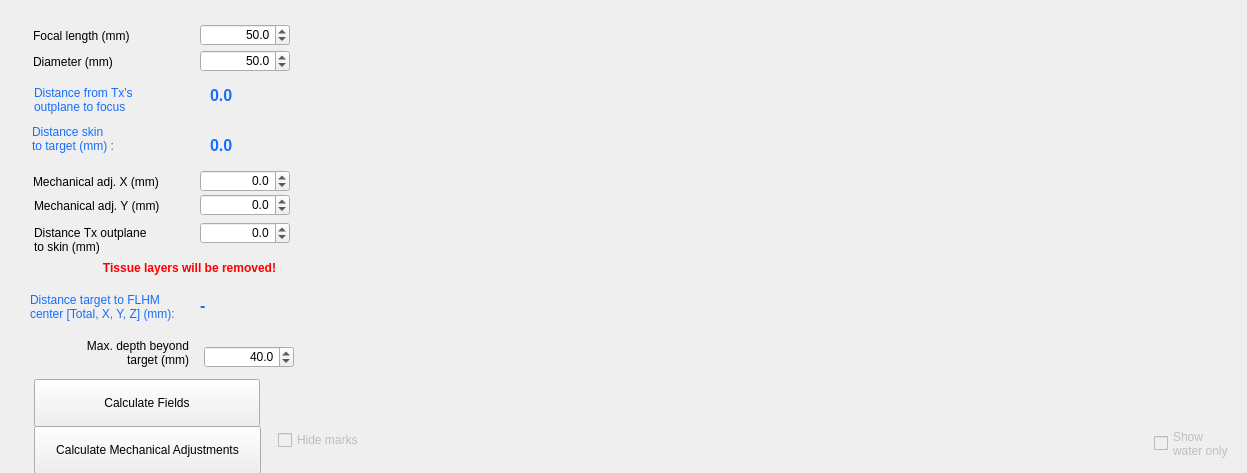
<?xml version="1.0" encoding="UTF-8"?>
<ui version="4.0">
 <class>Widget</class>
 <widget class="QWidget" name="Widget">
  <property name="geometry">
   <rect>
    <x>0</x>
    <y>0</y>
    <width>1247</width>
    <height>473</height>
   </rect>
  </property>
  <property name="windowTitle">
   <string>Widget</string>
  </property>
  <property name="styleSheet">
   <string notr="true"/>
  </property>
  <widget class="QLabel" name="label_20">
   <property name="geometry">
    <rect>
     <x>33</x>
     <y>172</y>
     <width>143</width>
     <height>20</height>
    </rect>
   </property>
   <property name="text">
    <string>Mechanical adj. X (mm)</string>
   </property>
  </widget>
  <widget class="QLabel" name="DistanceSkinLabel">
   <property name="geometry">
    <rect>
     <x>210</x>
     <y>130</y>
     <width>76</width>
     <height>31</height>
    </rect>
   </property>
   <property name="font">
    <font>
     <pointsize>12</pointsize>
     <bold>true</bold>
    </font>
   </property>
   <property name="styleSheet">
    <string notr="true">color:rgb(22, 110, 255)</string>
   </property>
   <property name="text">
    <string>0.0</string>
   </property>
   <property name="textInteractionFlags">
    <set>Qt::LinksAccessibleByMouse|Qt::TextSelectableByMouse</set>
   </property>
  </widget>
  <widget class="QLabel" name="label_21">
   <property name="geometry">
    <rect>
     <x>32</x>
     <y>120</y>
     <width>150</width>
     <height>38</height>
    </rect>
   </property>
   <property name="styleSheet">
    <string notr="true">color:rgb(22, 110, 255)</string>
   </property>
   <property name="text">
    <string>Distance skin
to target (mm) :</string>
   </property>
   <property name="indent">
    <number>0</number>
   </property>
  </widget>
  <widget class="QDoubleSpinBox" name="XMechanicSpinBox">
   <property name="geometry">
    <rect>
     <x>200</x>
     <y>170</y>
     <width>90</width>
     <height>22</height>
    </rect>
   </property>
   <property name="alignment">
    <set>Qt::AlignRight|Qt::AlignTrailing|Qt::AlignVCenter</set>
   </property>
   <property name="decimals">
    <number>1</number>
   </property>
   <property name="minimum">
    <double>-5.000000000000000</double>
   </property>
   <property name="maximum">
    <double>5.000000000000000</double>
   </property>
   <property name="singleStep">
    <double>0.100000000000000</double>
   </property>
   <property name="value">
    <double>0.000000000000000</double>
   </property>
  </widget>
  <widget class="QLabel" name="label_23">
   <property name="geometry">
    <rect>
     <x>34</x>
     <y>196</y>
     <width>143</width>
     <height>20</height>
    </rect>
   </property>
   <property name="text">
    <string>Mechanical adj. Y (mm)</string>
   </property>
  </widget>
  <widget class="QDoubleSpinBox" name="YMechanicSpinBox">
   <property name="geometry">
    <rect>
     <x>200</x>
     <y>194</y>
     <width>90</width>
     <height>22</height>
    </rect>
   </property>
   <property name="alignment">
    <set>Qt::AlignRight|Qt::AlignTrailing|Qt::AlignVCenter</set>
   </property>
   <property name="decimals">
    <number>1</number>
   </property>
   <property name="minimum">
    <double>-5.000000000000000</double>
   </property>
   <property name="maximum">
    <double>5.000000000000000</double>
   </property>
   <property name="singleStep">
    <double>0.100000000000000</double>
   </property>
   <property name="value">
    <double>0.000000000000000</double>
   </property>
  </widget>
  <widget class="QPushButton" name="CalculateAcField">
   <property name="geometry">
    <rect>
     <x>34</x>
     <y>379</y>
     <width>226</width>
     <height>48</height>
    </rect>
   </property>
   <property name="autoFillBackground">
    <bool>false</bool>
   </property>
   <property name="styleSheet">
    <string notr="true"/>
   </property>
   <property name="text">
    <string>Calculate Fields</string>
   </property>
  </widget>
  <widget class="QWidget" name="AcField_plot1" native="true">
   <property name="geometry">
    <rect>
     <x>343</x>
     <y>30</y>
     <width>868</width>
     <height>381</height>
    </rect>
   </property>
  </widget>
  <widget class="QDoubleSpinBox" name="SkinDistanceSpinBox">
   <property name="geometry">
    <rect>
     <x>200</x>
     <y>222</y>
     <width>90</width>
     <height>22</height>
    </rect>
   </property>
   <property name="alignment">
    <set>Qt::AlignRight|Qt::AlignTrailing|Qt::AlignVCenter</set>
   </property>
   <property name="decimals">
    <number>1</number>
   </property>
   <property name="minimum">
    <double>-5.000000000000000</double>
   </property>
   <property name="maximum">
    <double>5.000000000000000</double>
   </property>
   <property name="singleStep">
    <double>0.100000000000000</double>
   </property>
   <property name="value">
    <double>0.000000000000000</double>
   </property>
  </widget>
  <widget class="QLabel" name="label_24">
   <property name="geometry">
    <rect>
     <x>34</x>
     <y>224</y>
     <width>143</width>
     <height>31</height>
    </rect>
   </property>
   <property name="text">
    <string>Distance Tx outplane
to skin (mm)</string>
   </property>
  </widget>
  <widget class="QDoubleSpinBox" name="FocalLengthSpinBox">
   <property name="geometry">
    <rect>
     <x>200</x>
     <y>24</y>
     <width>90</width>
     <height>22</height>
    </rect>
   </property>
   <property name="alignment">
    <set>Qt::AlignRight|Qt::AlignTrailing|Qt::AlignVCenter</set>
   </property>
   <property name="decimals">
    <number>1</number>
   </property>
   <property name="minimum">
    <double>20.000000000000000</double>
   </property>
   <property name="maximum">
    <double>150.000000000000000</double>
   </property>
   <property name="singleStep">
    <double>0.100000000000000</double>
   </property>
   <property name="value">
    <double>50.000000000000000</double>
   </property>
  </widget>
  <widget class="QLabel" name="FocalLengthLabel">
   <property name="geometry">
    <rect>
     <x>33</x>
     <y>26</y>
     <width>143</width>
     <height>20</height>
    </rect>
   </property>
   <property name="text">
    <string>Focal length (mm)</string>
   </property>
  </widget>
  <widget class="QDoubleSpinBox" name="DiameterSpinBox">
   <property name="geometry">
    <rect>
     <x>200</x>
     <y>50</y>
     <width>90</width>
     <height>22</height>
    </rect>
   </property>
   <property name="alignment">
    <set>Qt::AlignRight|Qt::AlignTrailing|Qt::AlignVCenter</set>
   </property>
   <property name="decimals">
    <number>1</number>
   </property>
   <property name="minimum">
    <double>20.000000000000000</double>
   </property>
   <property name="maximum">
    <double>150.000000000000000</double>
   </property>
   <property name="singleStep">
    <double>0.100000000000000</double>
   </property>
   <property name="value">
    <double>50.000000000000000</double>
   </property>
  </widget>
  <widget class="QLabel" name="DiameterLabel">
   <property name="geometry">
    <rect>
     <x>33</x>
     <y>52</y>
     <width>143</width>
     <height>20</height>
    </rect>
   </property>
   <property name="text">
    <string>Diameter (mm)</string>
   </property>
  </widget>
  <widget class="QLabel" name="DistanceOutplaneLabel">
   <property name="geometry">
    <rect>
     <x>210</x>
     <y>80</y>
     <width>76</width>
     <height>31</height>
    </rect>
   </property>
   <property name="font">
    <font>
     <pointsize>12</pointsize>
     <bold>true</bold>
    </font>
   </property>
   <property name="styleSheet">
    <string notr="true">color:rgb(22, 110, 255)</string>
   </property>
   <property name="text">
    <string>0.0</string>
   </property>
   <property name="textInteractionFlags">
    <set>Qt::LinksAccessibleByMouse|Qt::TextSelectableByMouse</set>
   </property>
  </widget>
  <widget class="QLabel" name="label_26">
   <property name="geometry">
    <rect>
     <x>34</x>
     <y>74</y>
     <width>159</width>
     <height>51</height>
    </rect>
   </property>
   <property name="styleSheet">
    <string notr="true">color:rgb(22, 110, 255)</string>
   </property>
   <property name="text">
    <string>Distance from Tx's 
outplane to focus</string>
   </property>
   <property name="indent">
    <number>0</number>
   </property>
  </widget>
  <widget class="QLabel" name="label_28">
   <property name="geometry">
    <rect>
     <x>36</x>
     <y>338</y>
     <width>153</width>
     <height>30</height>
    </rect>
   </property>
   <property name="text">
    <string>Max. depth beyond
target (mm)</string>
   </property>
   <property name="alignment">
    <set>Qt::AlignRight|Qt::AlignTrailing|Qt::AlignVCenter</set>
   </property>
  </widget>
  <widget class="QDoubleSpinBox" name="MaxDepthSpinBox">
   <property name="geometry">
    <rect>
     <x>204</x>
     <y>346</y>
     <width>90</width>
     <height>22</height>
    </rect>
   </property>
   <property name="alignment">
    <set>Qt::AlignRight|Qt::AlignTrailing|Qt::AlignVCenter</set>
   </property>
   <property name="decimals">
    <number>1</number>
   </property>
   <property name="minimum">
    <double>20.000000000000000</double>
   </property>
   <property name="maximum">
    <double>100.000000000000000</double>
   </property>
   <property name="singleStep">
    <double>1.000000000000000</double>
   </property>
   <property name="value">
    <double>40.000000000000000</double>
   </property>
  </widget>
  <widget class="QWidget" name="IsppaScrollBars" native="true">
   <property name="geometry">
    <rect>
     <x>405</x>
     <y>410</y>
     <width>722</width>
     <height>61</height>
    </rect>
   </property>
  </widget>
  <widget class="QCheckBox" name="ShowWaterResultscheckBox">
   <property name="enabled">
    <bool>false</bool>
   </property>
   <property name="geometry">
    <rect>
     <x>1154</x>
     <y>418</y>
     <width>81</width>
     <height>51</height>
    </rect>
   </property>
   <property name="text">
    <string>Show
water only</string>
   </property>
  </widget>
  <widget class="QCheckBox" name="HideMarkscheckBox">
   <property name="enabled">
    <bool>false</bool>
   </property>
   <property name="geometry">
    <rect>
     <x>278</x>
     <y>426</y>
     <width>94</width>
     <height>28</height>
    </rect>
   </property>
   <property name="text">
    <string>Hide marks</string>
   </property>
  </widget>
  <widget class="QPushButton" name="CalculateMechAdj">
   <property name="geometry">
    <rect>
     <x>34</x>
     <y>426</y>
     <width>227</width>
     <height>48</height>
    </rect>
   </property>
   <property name="autoFillBackground">
    <bool>false</bool>
   </property>
   <property name="styleSheet">
    <string notr="true"/>
   </property>
   <property name="text">
    <string>Calculate Mechanical Adjustments</string>
   </property>
  </widget>
  <widget class="QLabel" name="LabelTissueRemoved">
   <property name="geometry">
    <rect>
     <x>88</x>
     <y>253</y>
     <width>203</width>
     <height>30</height>
    </rect>
   </property>
   <property name="font">
    <font>
     <bold>true</bold>
    </font>
   </property>
   <property name="styleSheet">
    <string notr="true">color: red</string>
   </property>
   <property name="text">
    <string>Tissue layers will be removed!</string>
   </property>
   <property name="alignment">
    <set>Qt::AlignCenter</set>
   </property>
  </widget>
  <widget class="QLabel" name="label_27">
   <property name="geometry">
    <rect>
     <x>30</x>
     <y>283</y>
     <width>164</width>
     <height>47</height>
    </rect>
   </property>
   <property name="styleSheet">
    <string notr="true">color:rgb(22, 110, 255)</string>
   </property>
   <property name="text">
    <string>Distance target to FLHM
center [Total, X, Y, Z] (mm):</string>
   </property>
   <property name="indent">
    <number>0</number>
   </property>
  </widget>
  <widget class="QLabel" name="DistanceTargetLabel">
   <property name="geometry">
    <rect>
     <x>200</x>
     <y>290</y>
     <width>135</width>
     <height>31</height>
    </rect>
   </property>
   <property name="font">
    <font>
     <pointsize>12</pointsize>
     <bold>true</bold>
    </font>
   </property>
   <property name="styleSheet">
    <string notr="true">color:rgb(22, 110, 255)</string>
   </property>
   <property name="text">
    <string>-</string>
   </property>
   <property name="textInteractionFlags">
    <set>Qt::LinksAccessibleByMouse|Qt::TextSelectableByMouse</set>
   </property>
  </widget>
 </widget>
 <tabstops>
  <tabstop>FocalLengthSpinBox</tabstop>
  <tabstop>DiameterSpinBox</tabstop>
  <tabstop>XMechanicSpinBox</tabstop>
  <tabstop>YMechanicSpinBox</tabstop>
  <tabstop>SkinDistanceSpinBox</tabstop>
  <tabstop>MaxDepthSpinBox</tabstop>
  <tabstop>CalculateAcField</tabstop>
  <tabstop>HideMarkscheckBox</tabstop>
  <tabstop>ShowWaterResultscheckBox</tabstop>
 </tabstops>
 <resources/>
 <connections/>
</ui>
